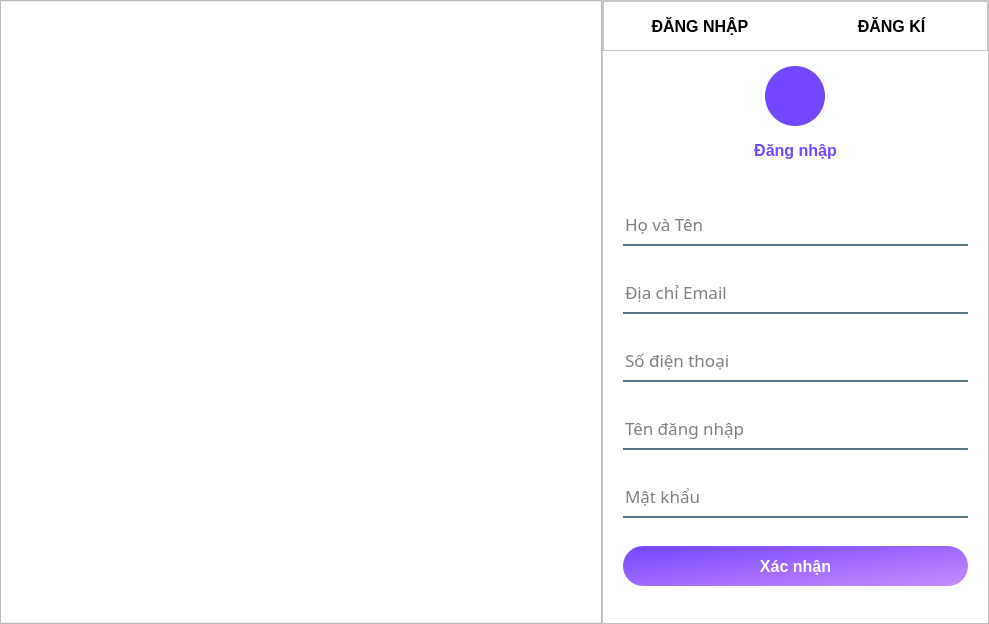
<?xml version="1.0" encoding="UTF-8"?>
<ui version="4.0">
 <class>LoginGUI</class>
 <widget class="QMainWindow" name="LoginGUI">
  <property name="geometry">
   <rect>
    <x>0</x>
    <y>0</y>
    <width>989</width>
    <height>624</height>
   </rect>
  </property>
  <property name="sizePolicy">
   <sizepolicy hsizetype="Fixed" vsizetype="Fixed">
    <horstretch>0</horstretch>
    <verstretch>0</verstretch>
   </sizepolicy>
  </property>
  <property name="windowTitle">
   <string>LoginGUI</string>
  </property>
  <property name="styleSheet">
   <string notr="true">QPushButton:focus {
	border: none;
	outline: none;
}</string>
  </property>
  <widget class="QWidget" name="centralwidget">
   <property name="sizePolicy">
    <sizepolicy hsizetype="Fixed" vsizetype="Fixed">
     <horstretch>0</horstretch>
     <verstretch>0</verstretch>
    </sizepolicy>
   </property>
   <property name="styleSheet">
    <string notr="true"/>
   </property>
   <layout class="QHBoxLayout" name="horizontalLayout">
    <property name="spacing">
     <number>0</number>
    </property>
    <property name="leftMargin">
     <number>0</number>
    </property>
    <property name="topMargin">
     <number>0</number>
    </property>
    <property name="rightMargin">
     <number>0</number>
    </property>
    <property name="bottomMargin">
     <number>0</number>
    </property>
    <item>
     <widget class="QFrame" name="frame01">
      <property name="sizePolicy">
       <sizepolicy hsizetype="Preferred" vsizetype="Preferred">
        <horstretch>0</horstretch>
        <verstretch>0</verstretch>
       </sizepolicy>
      </property>
      <property name="minimumSize">
       <size>
        <width>600</width>
        <height>0</height>
       </size>
      </property>
      <property name="font">
       <font>
        <family>Times New Roman</family>
       </font>
      </property>
      <property name="styleSheet">
       <string notr="true"/>
      </property>
      <property name="frameShape">
       <enum>QFrame::StyledPanel</enum>
      </property>
      <property name="frameShadow">
       <enum>QFrame::Raised</enum>
      </property>
      <layout class="QVBoxLayout" name="verticalLayout_3">
       <property name="spacing">
        <number>0</number>
       </property>
       <property name="leftMargin">
        <number>0</number>
       </property>
       <property name="topMargin">
        <number>0</number>
       </property>
       <property name="rightMargin">
        <number>0</number>
       </property>
       <property name="bottomMargin">
        <number>0</number>
       </property>
       <item>
        <widget class="QPushButton" name="pushButton">
         <property name="minimumSize">
          <size>
           <width>600</width>
           <height>620</height>
          </size>
         </property>
         <property name="styleSheet">
          <string notr="true">border: none;
background-color: white;</string>
         </property>
         <property name="text">
          <string/>
         </property>
         <property name="icon">
          <iconset resource="Icon.qrc">
           <normaloff>:/icon/traffic/image.png</normaloff>:/icon/traffic/image.png</iconset>
         </property>
         <property name="iconSize">
          <size>
           <width>600</width>
           <height>600</height>
          </size>
         </property>
         <property name="flat">
          <bool>true</bool>
         </property>
        </widget>
       </item>
      </layout>
     </widget>
    </item>
    <item>
     <widget class="QFrame" name="frame02">
      <property name="font">
       <font>
        <family>Times New Roman</family>
       </font>
      </property>
      <property name="styleSheet">
       <string notr="true">background-color: white;</string>
      </property>
      <property name="frameShape">
       <enum>QFrame::StyledPanel</enum>
      </property>
      <property name="frameShadow">
       <enum>QFrame::Raised</enum>
      </property>
      <layout class="QVBoxLayout" name="verticalLayout">
       <property name="spacing">
        <number>15</number>
       </property>
       <property name="leftMargin">
        <number>0</number>
       </property>
       <property name="topMargin">
        <number>0</number>
       </property>
       <property name="rightMargin">
        <number>0</number>
       </property>
       <property name="bottomMargin">
        <number>0</number>
       </property>
       <item>
        <widget class="QFrame" name="frame03">
         <property name="minimumSize">
          <size>
           <width>0</width>
           <height>50</height>
          </size>
         </property>
         <property name="maximumSize">
          <size>
           <width>16777215</width>
           <height>50</height>
          </size>
         </property>
         <property name="font">
          <font>
           <family>Times New Roman</family>
          </font>
         </property>
         <property name="styleSheet">
          <string notr="true"/>
         </property>
         <property name="frameShape">
          <enum>QFrame::StyledPanel</enum>
         </property>
         <property name="frameShadow">
          <enum>QFrame::Raised</enum>
         </property>
         <layout class="QHBoxLayout" name="horizontalLayout_2">
          <property name="spacing">
           <number>0</number>
          </property>
          <property name="leftMargin">
           <number>0</number>
          </property>
          <property name="topMargin">
           <number>0</number>
          </property>
          <property name="rightMargin">
           <number>0</number>
          </property>
          <property name="bottomMargin">
           <number>0</number>
          </property>
          <item>
           <widget class="QPushButton" name="loginTab">
            <property name="minimumSize">
             <size>
              <width>0</width>
              <height>40</height>
             </size>
            </property>
            <property name="font">
             <font>
              <pointsize>12</pointsize>
              <weight>75</weight>
              <bold>true</bold>
             </font>
            </property>
            <property name="styleSheet">
             <string notr="true"/>
            </property>
            <property name="text">
             <string>ĐĂNG NHẬP</string>
            </property>
            <property name="flat">
             <bool>true</bool>
            </property>
           </widget>
          </item>
          <item>
           <widget class="QPushButton" name="signupTab">
            <property name="minimumSize">
             <size>
              <width>0</width>
              <height>40</height>
             </size>
            </property>
            <property name="font">
             <font>
              <pointsize>12</pointsize>
              <weight>75</weight>
              <bold>true</bold>
             </font>
            </property>
            <property name="text">
             <string>ĐĂNG KÍ</string>
            </property>
            <property name="flat">
             <bool>true</bool>
            </property>
           </widget>
          </item>
         </layout>
        </widget>
       </item>
       <item alignment="Qt::AlignHCenter|Qt::AlignVCenter">
        <widget class="QPushButton" name="img">
         <property name="sizePolicy">
          <sizepolicy hsizetype="Preferred" vsizetype="Preferred">
           <horstretch>0</horstretch>
           <verstretch>0</verstretch>
          </sizepolicy>
         </property>
         <property name="minimumSize">
          <size>
           <width>60</width>
           <height>60</height>
          </size>
         </property>
         <property name="styleSheet">
          <string notr="true">border-radius: 30px;
background-color: #7446ff;</string>
         </property>
         <property name="text">
          <string/>
         </property>
         <property name="icon">
          <iconset resource="Icon.qrc">
           <normaloff>:/icon/white/user.svg</normaloff>:/icon/white/user.svg</iconset>
         </property>
         <property name="iconSize">
          <size>
           <width>40</width>
           <height>40</height>
          </size>
         </property>
         <property name="flat">
          <bool>false</bool>
         </property>
        </widget>
       </item>
       <item>
        <widget class="QLabel" name="label">
         <property name="font">
          <font>
           <family>Nirmala UI</family>
           <pointsize>12</pointsize>
           <weight>75</weight>
           <bold>true</bold>
          </font>
         </property>
         <property name="styleSheet">
          <string notr="true"> color: #7446ff;</string>
         </property>
         <property name="text">
          <string>Đăng nhập</string>
         </property>
         <property name="alignment">
          <set>Qt::AlignCenter</set>
         </property>
        </widget>
       </item>
       <item>
        <widget class="QStackedWidget" name="stackedWidget">
         <property name="font">
          <font>
           <family>Times New Roman</family>
          </font>
         </property>
         <property name="styleSheet">
          <string notr="true">QLineEdit {
	background-color: rgba(0, 0, 0, 0);
	border: none;
	border-bottom: 2px solid rgba(46, 82, 101, 200);
	color: black;
	padding-bottom: 2px;
}

QLineEdit[text=&quot;&quot;]{
	color: gray;
}</string>
         </property>
         <property name="currentIndex">
          <number>1</number>
         </property>
         <widget class="QWidget" name="loginPage">
          <property name="styleSheet">
           <string notr="true">QPushButton#loginBtn {
	background-color: qlineargradient(spread:pad, x1:0, y1:0, x2:1, y2:1, stop:0 rgba(116, 70, 255, 255), stop:1 rgba(200, 140, 255, 255));
	border-radius: 20px;
	color: white;
}

QPushButton#loginBtn:pressed {
	padding-left: 3px;
	padding-top: 3px;
	background-color: rgb(116, 70, 255);
}

QPushButton#loginBtn:hover:!pressed {
	background-color: qlineargradient(spread:pad, x1:0, y1:0, x2:1, y2:1, stop:0 rgba(200, 140, 255, 255), stop:1 rgba(116, 70, 255, 255));
}

QPushButton#forget{
	border: none;
	background-color: rgba(0, 0, 0, 0);
}

QPushButton#forget:hover{
	color: #7446ff;
}</string>
          </property>
          <layout class="QVBoxLayout" name="verticalLayout_2">
           <property name="spacing">
            <number>20</number>
           </property>
           <property name="leftMargin">
            <number>20</number>
           </property>
           <property name="topMargin">
            <number>20</number>
           </property>
           <property name="rightMargin">
            <number>20</number>
           </property>
           <item>
            <widget class="QLineEdit" name="lblUsername">
             <property name="minimumSize">
              <size>
               <width>0</width>
               <height>40</height>
              </size>
             </property>
             <property name="font">
              <font>
               <family>Sitka Text</family>
               <pointsize>13</pointsize>
              </font>
             </property>
             <property name="placeholderText">
              <string>Tên đăng nhập</string>
             </property>
            </widget>
           </item>
           <item>
            <widget class="QLineEdit" name="lblPassword">
             <property name="minimumSize">
              <size>
               <width>0</width>
               <height>40</height>
              </size>
             </property>
             <property name="font">
              <font>
               <family>Sitka Text</family>
               <pointsize>13</pointsize>
              </font>
             </property>
             <property name="echoMode">
              <enum>QLineEdit::Password</enum>
             </property>
             <property name="placeholderText">
              <string>Mật khẩu</string>
             </property>
            </widget>
           </item>
           <item>
            <widget class="QFrame" name="frame04">
             <property name="frameShape">
              <enum>QFrame::StyledPanel</enum>
             </property>
             <property name="frameShadow">
              <enum>QFrame::Raised</enum>
             </property>
             <layout class="QHBoxLayout" name="horizontalLayout_3">
              <property name="spacing">
               <number>0</number>
              </property>
              <property name="leftMargin">
               <number>0</number>
              </property>
              <property name="topMargin">
               <number>0</number>
              </property>
              <property name="rightMargin">
               <number>0</number>
              </property>
              <property name="bottomMargin">
               <number>0</number>
              </property>
              <item alignment="Qt::AlignLeft">
               <widget class="QPushButton" name="warning">
                <property name="minimumSize">
                 <size>
                  <width>200</width>
                  <height>0</height>
                 </size>
                </property>
                <property name="styleSheet">
                 <string notr="true">color: red;</string>
                </property>
                <property name="text">
                 <string/>
                </property>
                <property name="flat">
                 <bool>true</bool>
                </property>
               </widget>
              </item>
              <item alignment="Qt::AlignRight">
               <widget class="QPushButton" name="forget">
                <property name="styleSheet">
                 <string notr="true"/>
                </property>
                <property name="text">
                 <string>Bạn quên tài khoản ?</string>
                </property>
               </widget>
              </item>
             </layout>
            </widget>
           </item>
           <item>
            <widget class="QPushButton" name="loginBtn">
             <property name="minimumSize">
              <size>
               <width>0</width>
               <height>40</height>
              </size>
             </property>
             <property name="font">
              <font>
               <family>Segoe UI</family>
               <pointsize>12</pointsize>
               <weight>75</weight>
               <bold>true</bold>
              </font>
             </property>
             <property name="text">
              <string>Xác nhận</string>
             </property>
            </widget>
           </item>
           <item>
            <spacer name="verticalSpacer">
             <property name="orientation">
              <enum>Qt::Vertical</enum>
             </property>
             <property name="sizeHint" stdset="0">
              <size>
               <width>20</width>
               <height>165</height>
              </size>
             </property>
            </spacer>
           </item>
          </layout>
         </widget>
         <widget class="QWidget" name="signupPage">
          <property name="styleSheet">
           <string notr="true">QPushButton#signupBtn {
	background-color: qlineargradient(spread:pad, x1:0, y1:0, x2:1, y2:1, stop:0 rgba(116, 70, 255, 255), stop:1 rgba(200, 140, 255, 255));
	border-radius: 20px;
	color: white;
}

QPushButton#signupBtn:pressed {
	padding-left: 3px;
	padding-top: 3px;
	background-color: rgb(116, 70, 255);
}

QPushButton#signupBtn:hover:!pressed {
	background-color: qlineargradient(spread:pad, x1:0, y1:0, x2:1, y2:1, stop:0 rgba(200, 140, 255, 255), stop:1 rgba(116, 70, 255, 255));
}

QPushButton#forget{
	border: none;
	background-color: rgba(0, 0, 0, 0);
}

QPushButton#forget:hover{
	color: #7446ff;
}</string>
          </property>
          <layout class="QVBoxLayout" name="verticalLayout_4">
           <property name="leftMargin">
            <number>20</number>
           </property>
           <property name="rightMargin">
            <number>20</number>
           </property>
           <item>
            <widget class="QLineEdit" name="lblName">
             <property name="minimumSize">
              <size>
               <width>0</width>
               <height>40</height>
              </size>
             </property>
             <property name="font">
              <font>
               <family>Sitka Text</family>
               <pointsize>13</pointsize>
              </font>
             </property>
             <property name="placeholderText">
              <string>Họ và Tên</string>
             </property>
            </widget>
           </item>
           <item>
            <widget class="QLineEdit" name="lblEmail">
             <property name="minimumSize">
              <size>
               <width>0</width>
               <height>40</height>
              </size>
             </property>
             <property name="font">
              <font>
               <family>Sitka Text</family>
               <pointsize>13</pointsize>
              </font>
             </property>
             <property name="placeholderText">
              <string>Địa chỉ Email</string>
             </property>
            </widget>
           </item>
           <item>
            <widget class="QLineEdit" name="lblPhoneNumber">
             <property name="minimumSize">
              <size>
               <width>0</width>
               <height>40</height>
              </size>
             </property>
             <property name="font">
              <font>
               <family>Sitka Text</family>
               <pointsize>13</pointsize>
              </font>
             </property>
             <property name="placeholderText">
              <string>Số điện thoại</string>
             </property>
            </widget>
           </item>
           <item>
            <widget class="QLineEdit" name="lblRUsername">
             <property name="minimumSize">
              <size>
               <width>0</width>
               <height>40</height>
              </size>
             </property>
             <property name="font">
              <font>
               <family>Sitka Text</family>
               <pointsize>13</pointsize>
              </font>
             </property>
             <property name="placeholderText">
              <string>Tên đăng nhập</string>
             </property>
            </widget>
           </item>
           <item>
            <widget class="QLineEdit" name="lblRPassword">
             <property name="minimumSize">
              <size>
               <width>0</width>
               <height>40</height>
              </size>
             </property>
             <property name="font">
              <font>
               <family>Sitka Text</family>
               <pointsize>13</pointsize>
              </font>
             </property>
             <property name="echoMode">
              <enum>QLineEdit::Password</enum>
             </property>
             <property name="placeholderText">
              <string>Mật khẩu</string>
             </property>
            </widget>
           </item>
           <item>
            <widget class="QPushButton" name="signupBtn">
             <property name="minimumSize">
              <size>
               <width>0</width>
               <height>40</height>
              </size>
             </property>
             <property name="font">
              <font>
               <family>Segoe UI</family>
               <pointsize>12</pointsize>
               <weight>75</weight>
               <bold>true</bold>
              </font>
             </property>
             <property name="text">
              <string>Xác nhận</string>
             </property>
            </widget>
           </item>
          </layout>
         </widget>
        </widget>
       </item>
      </layout>
     </widget>
    </item>
   </layout>
  </widget>
 </widget>
 <resources>
  <include location="Icon.qrc"/>
 </resources>
 <connections/>
</ui>
